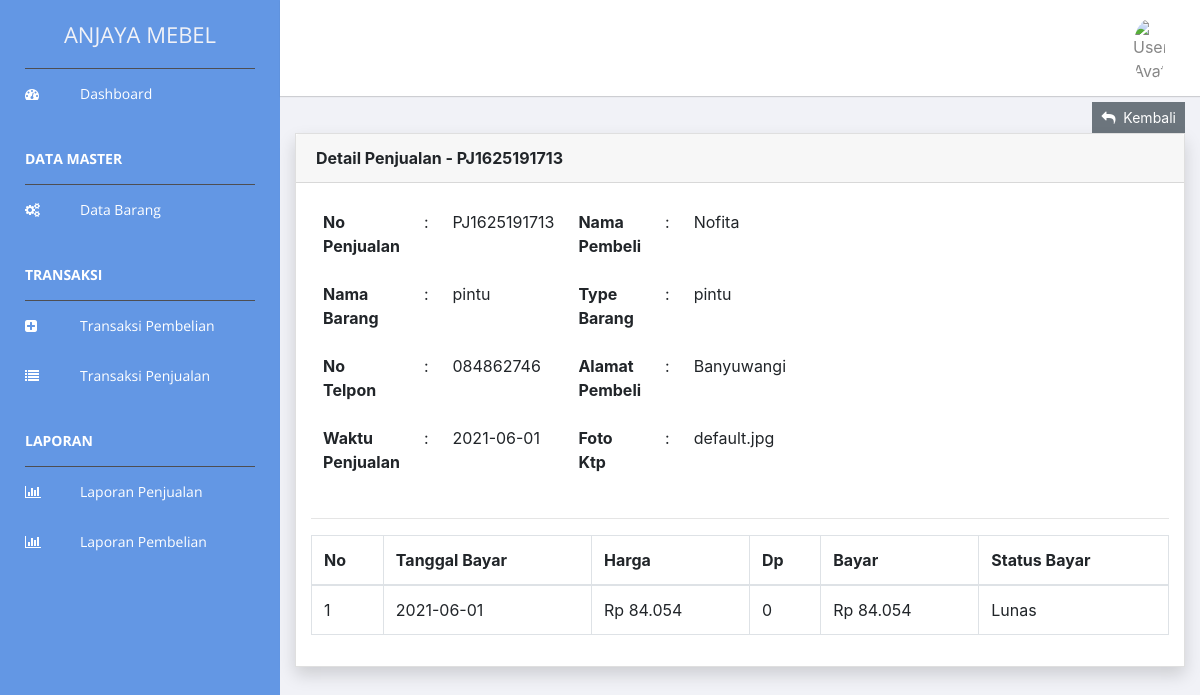
Page /penjualan/detail/PJ1625191713 on the committed database.
### tables this page shows
CREATE TABLE `transaksi_penjualan` (
  `nomor_faktur` varchar(255) NOT NULL,
  `id_jenis_pembayaran` int(11) NOT NULL COMMENT '1 = cash, 2= kredit bulanan, 3 = kredit musiman',
  `nama_pembeli` varchar(255) NOT NULL,
  `alamat_pembeli` text NOT NULL,
  `no_telp` varchar(20) NOT NULL,
  `foto_ktp` varchar(110) NOT NULL,
  `total` int(11) NOT NULL,
  `tanggal` date NOT NULL
);

CREATE TABLE `detail_penjualan` (
  `nomor_faktur` varchar(255) NOT NULL,
  `barang_kode` varchar(255) NOT NULL,
  `harga` int(11) NOT NULL,
  `jumlah` int(11) NOT NULL,
  `sub_total` int(11) NOT NULL
);

CREATE TABLE `barang` (
  `barang_kode` varchar(255) NOT NULL,
  `barang_nama` varchar(255) NOT NULL,
  `jenis_bahan` varchar(255) NOT NULL,
  `type_barang` varchar(255) NOT NULL,
  `harga_asli` int(11) NOT NULL DEFAULT 0,
  `biaya_produksi` int(11) NOT NULL,
  `biaya_tukang` int(11) NOT NULL,
  `biaya_distribusi` int(11) NOT NULL,
  `biaya_lainlain` int(11) NOT NULL,
  `keuntungan` int(11) NOT NULL,
  `foto` varchar(255) NOT NULL DEFAULT 'default.jpg',
  `stok` int(11) NOT NULL
);

### application/controllers/Penjualan.php (called while the page is built, shortened)
<?php
class Penjualan extends CI_Controller {
    public function __construct()
    {
        $this->load->library('form_validation');
        $this->load->model('Model_master', 'v');
		$this->load->model('M_barang', 'm_barang');
		$this->load->model('Model_penjualan', 'm_penjualan');
		$this->load->model('Model_detail_penjualan', 'm_detail_penjualan');
		$this->load->model('M_pembayaran', 'm_pembayaran');
		$this->data['aktif'] = 'penjualan';
    }
	public function detail($nomor_faktur){
		$this->data['title'] = 'Detail Penjualan';
		$this->data['penjualan'] = $this->m_penjualan->lihat_nomor_faktur($nomor_faktur);
		$this->data['all_detail_penjualan'] = $this->m_detail_penjualan->lihat_nomor_faktur($nomor_faktur);
		$this->data['no'] = 1;
        $this->load->view("template/header", $this->data);
		$this->load->view('penjualandetail', $this->data);
        $this->load->view("template/footer");
	}
}

### index.php (called while the page is built, shortened)
<?php
require_once BASEPATH.'core/CodeIgniter.php';

### application/models/Model_detail_penjualan.php (called while the page is built, shortened)
<?php
class Model_detail_penjualan extends CI_Model {
	public function lihat_nomor_faktur($nomor_faktur){
		$query = $this->db->query("SELECT a.* , b.* , c.* from transaksi_penjualan  a join detail_penjualan b on a.nomor_faktur=b.nomor_faktur join barang c on b.barang_kode=c.barang_kode where a.nomor_faktur='$nomor_faktur' ");
        return $query->result();
	}
}

### application/views/penjualandetail.php (the view)
<div class="container-fluid">
			<div id="content" data-url="<?= base_url('penjualan') ?>">
				<div class="clearfix">
					<div class="float-right">
						<a href="<?= base_url('penjualan') ?>" class="btn btn-secondary btn-sm"><i class="fa fa-reply"></i>&nbsp;&nbsp;Kembali</a>
					</div>
				</div>
				<div class="card shadow">
										<?php foreach ($all_detail_penjualan as $penjualan): ?>
					<div class="card-header"><strong>Detail Penjualan - <?= $penjualan->nomor_faktur ?></strong></div>
					<div class="card-body">
						<div class="row">
							<div class="col-md-6">
								<table class="table table-borderless">
									<tr>
										<td><strong>No Penjualan</strong></td>
										<td>:</td>
										<td><?= $penjualan->nomor_faktur ?></td>
										<td><strong>Nama Pembeli</strong></td>
										<td>:</td>
										<td><?= $penjualan->nama_pembeli ?></td>
									</tr>
									<tr>
										<td><strong>Nama Barang</strong></td>
										<td>:</td>
										<td><?= $penjualan->barang_nama ?></td>
										<td><strong>Type Barang</strong></td>
										<td>:</td>
										<td><?= $penjualan->type_barang ?></td>
									</tr>
									<tr>
										<td><strong>No Telpon</strong></td>
										<td>:</td>
										<td><?= $penjualan->no_telp ?></td>
										<td><strong>Alamat Pembeli</strong></td>
										<td>:</td>
										<td><?= $penjualan->alamat_pembeli ?></td>
									</tr>
									<tr>
										<td><strong>Waktu Penjualan</strong></td>
										<td>:</td>
										<td><?= $penjualan->tanggal ?></td>
										<td><strong>Foto Ktp</strong></td>
										<td>:</td>
										<td><?= $penjualan->foto_ktp ?></td>
									</tr>
								</table>
							</div>
						</div>
						<hr>
						<div class="row">
							<div class="col-md-12">
								<table class="table table-bordered">
									<thead><?php
                                            if ( $penjualan->id_jenis_pembayaran==1) { ?>
										<tr>
											<td><strong>No</strong></td>
											<td><strong>Tanggal Bayar</strong></td>
											<td><strong>Harga</strong></td>
											<td><strong>Dp</strong></td>
											<td><strong>Bayar</strong></td>
											<td><strong>Status Bayar</strong></td>
										</tr>
									</thead>
									<tbody>
											<tr>
												<td><?= $no++ ?></td>
										        <td><?= $penjualan->tanggal ?></td>
												<td>Rp <?= number_format($penjualan->harga, 0, ',', '.') ?></td>
												<td><?= '0'?></td>
											<td>Rp <?= number_format($penjualan->total, 0, ',', '.') ?></td>
												<td><?= 'Lunas' ?></td>
											</tr>
										<?php } ?>
									</tbody>
								</table>
							</div>
						</div>
					</div>
                    <?php endforeach ?>
				</div>
				</div>

### rows in the picture
transaksi_penjualan: detail_penjualan.nomor_faktur "PJ1625191713", nama_pembeli "Nofita", barang.barang_nama "pintu", barang.type_barang "pintu", no_telp "084862746", alamat_pembeli "Banyuwangi", tanggal "2021-06-01", foto_ktp "default.jpg", detail_penjualan.harga "84.054", total "84.054"
